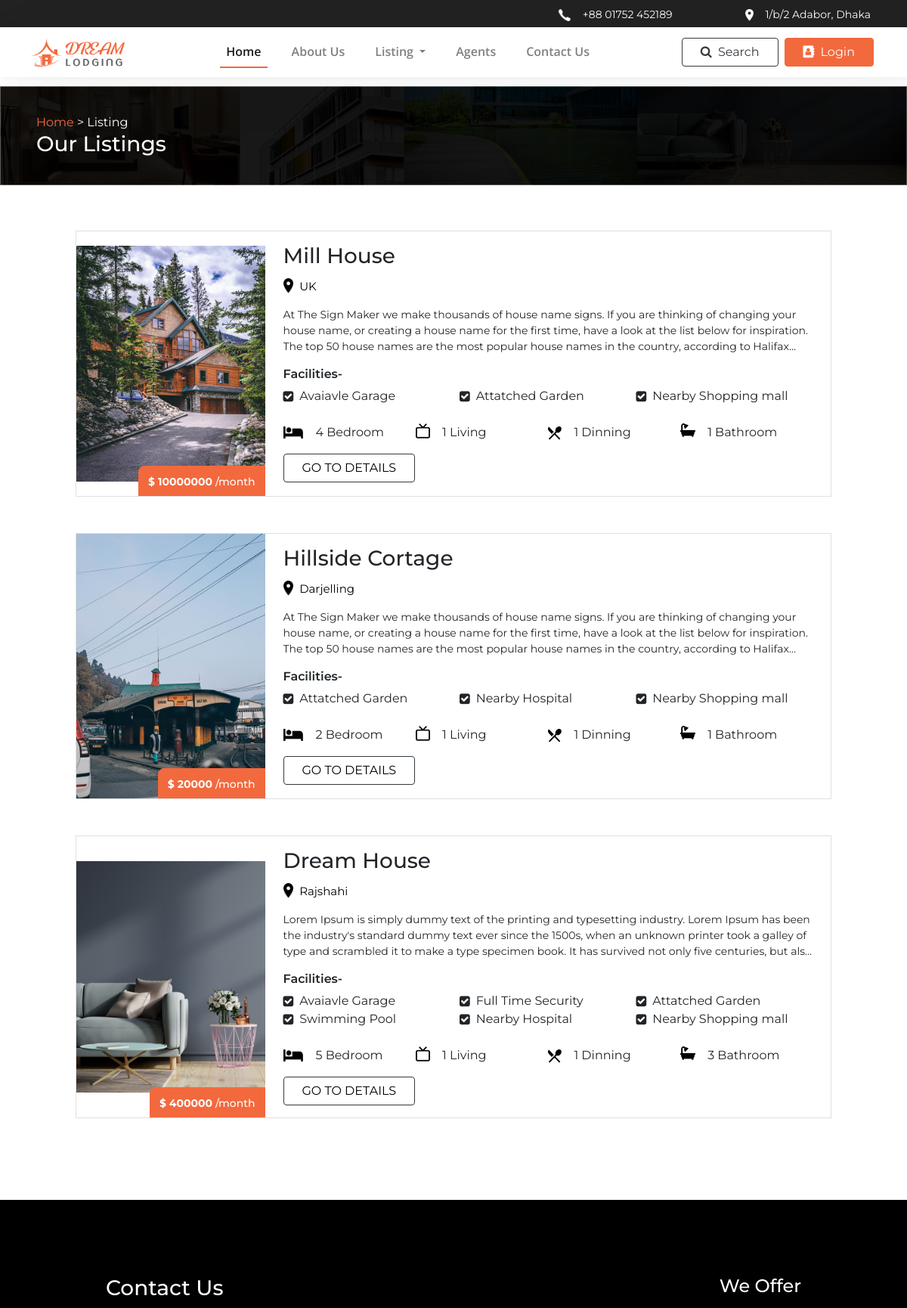
/listing/ (upper part), run on an earlier commit of the app's database.
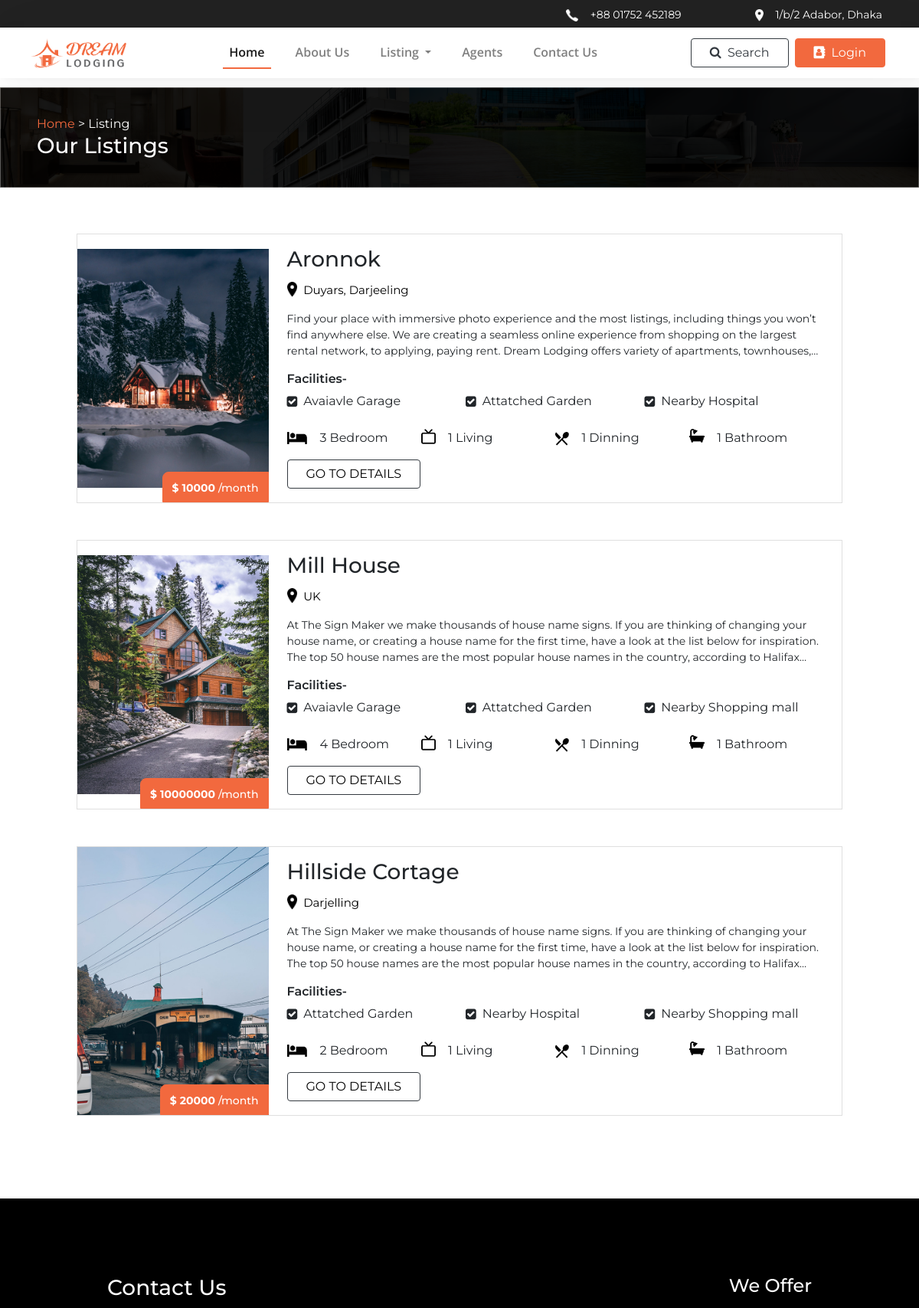
And on a later commit of the database.
### app/models.py (models this page shows, shortened)
class Apartment(models.Model):
    type=[
        ( 'Rent','Rent'),
        ( 'Sale','Sale'),
        ( 'Booked','Booked'),
    ]
    user = models.ManyToManyField(MyCustomUser, related_name='apartments')
    name = models.CharField(max_length=200, blank=True, null=True)
    type = models.CharField(max_length=20, choices=type, default='Rent')
    location =  models.CharField(max_length=200, blank=True, null=True)
    price = models.IntegerField()
    area = models.IntegerField()
    building_year = models.DateField()
    img = models.ImageField(upload_to ='apartment/')
    about = models.TextField()
    bedroom = models.IntegerField()
    living = models.IntegerField()
    dinning = models.IntegerField()
    bathroom = models.IntegerField()
    garage = models.BooleanField(default=False)
    watchman = models.BooleanField(default=False)
    garden = models.BooleanField(default=False)
    swimmingpool = models.BooleanField(default=False)
    hospital = models.BooleanField(default=False)
    shoppingmall = models.BooleanField(default=False)
    is_booked = models.BooleanField(default=False)

### app/views.py (the view)
# urls.py: path('listing/', listing, name='listing'),
def listing(request):
    context = {
        'apartments' : Apartment.objects.filter(is_booked=False).order_by('-id'),
    }
    return render(request, "app/listing.html", context)

### app/templates/app/listing.html
<!DOCTYPE html>
{% extends 'base.html' %}
{% load static %}
{% block content %}
<div class="container-fluid m-0 page_header p-5" style="background-image: url('{% static 'imgs/header_background.png' %}')">
    <p class="m-0">
        <a href="{% url 'app:index' %}" class="text-orange hover-white">Home</a>
        >
        <a href="#" class="text-white hover-white">Listing</a>
    </p>
    <h3>Our Listings</h3>
</div>
{% for i in apartments %}
    <div class="row mx-0 my-5 d-flex justify-content-center">
        <div class="listing_card col-xl-10 p-0">
            <div class="row m-0 d-flex justify-content-center">
                <div class="col-xl-3 listing_card_img p-0" style="background-image: url('{{ i.img.url }}')">
                    <button class="btn btn-orange listing_price_tag">
                        <div class="text-white col-xl-12 p-0 fw-700 info_row">
                            $ {{ i.price }}
                            <span class="fw-500">/month</span>
                        </div>
                    </button>
                </div>
                <div class="col-xl-9 px-4 py-3">
                    <h3>{{ i.name }}</h3>
                    <div class="row m-0 p-0 fw-400 text-black">
                        <img src="{% static 'icons/location_black.png' %}" class="mr-2 mt-1" style="height: 20px;">
                        <p class="mt-1 fs-15">{{ i.location }}</p>
                    </div>
                    <div class="fs-14 cut-text">
                        {{ i.about }}
                    </div>
                    <h6 class="fw-600 mt-3">
                        Facilities-
                    </h6>
                    <div class="row m-0">
                        {% if i.garage %}
                        <div class="col-xl-4 p-0">
                            <div class="row m-0">
                                <i class="fa fa-check-square mt-1 mr-2"></i>
                                Avaiavle Garage
                            </div>
                        </div>
                        {% endif %}
                        {% if i.watchman %}
                        <div class="col-xl-4 p-0">
                            <div class="row m-0">
                                <i class="fa fa-check-square mt-1 mr-2"></i>
                                Full Time Security
                            </div>
                        </div>
                        {% endif %}
                        {% if i.garden %}
                        <div class="col-xl-4 p-0">
                            <div class="row m-0">
                                <i class="fa fa-check-square mt-1 mr-2"></i>
                                Attatched Garden
                            </div>
                        </div>
                        {% endif %}
                        {% if i.swimmingpool %}
                        <div class="col-xl-4 p-0">
                            <div class="row m-0">
                                <i class="fa fa-check-square mt-1 mr-2"></i>
                                Swimming Pool
                            </div>
                        </div>
                        {% endif %}
                        {% if i.hospital %}
                        <div class="col-xl-4 p-0">
                            <div class="row m-0">
                                <i class="fa fa-check-square mt-1 mr-2"></i>
                                Nearby Hospital
                            </div>
                        </div>
                        {% endif %}
                        {% if i.shoppingmall %}
                        <div class="col-xl-4 p-0">
                            <div class="row m-0">
                                <i class="fa fa-check-square mt-1 mr-2"></i>
                                Nearby Shopping mall
                            </div>
                        </div>
                        {% endif %}
                    </div>
                    <div class="row mx-0 mt-4">
                        <div class="col-xl-3 p-0">
                            <div class="row m-0">
                                <img src="{% static 'icons/bedroom.png' %}" style="height: 16px;" class="mr-3 mt-1">
                                <p>{{ i.bedroom }} Bedroom</p>
                            </div>
                        </div>
                        <div class="col-xl-3 p-0">
                            <div class="row m-0">
                                <img src="{% static 'icons/living.png' %}" style="height: 20px;" class="mr-3">
                                <p>{{ i.living }} Living</p>
                            </div>
                        </div>
                        <div class="col-xl-3 p-0">
                            <div class="row m-0">
                                <img src="{% static 'icons/dinning.png' %}" style="height: 18px;" class="mr-3 mt-1">
                                <p>{{ i.dinning }} Dinning</p>
                            </div>
                        </div>
                        <div class="col-xl-3 p-0">
                            <div class="row m-0">
                                <img src="{% static 'icons/bathroom.png' %}" style="height: 18px;" class="mr-3">
                                <p>{{ i.bathroom }} Bathroom</p>
                            </div>
                        </div>
                    </div>
                    <a href="{% url 'app:apartment' pk=i.pk %}" class="btn btn-outline-dark text-black fw-400 px-4">GO TO DETAILS</a>
                </div>
            </div>
        </div>
    </div>
{% endfor %}
<div style="height: 60px;"></div>
{% endblock %}

### templates/base.html (shortened to what this page needs)
<!DOCTYPE html>
{% load static %}
<html lang="en" dir="ltr">
  <head>
  	<link rel="stylesheet" href="https://maxcdn.bootstrapcdn.com/bootstrap/4.5.0/css/bootstrap.min.css">
  	<link rel="stylesheet" href="https://cdnjs.cloudflare.com/ajax/libs/animate.css/4.0.0/animate.min.css"/>
    <link rel="stylesheet" href="https://cdn.jsdelivr.net/npm/swiper/swiper-bundle.min.css"/>
  	<link rel="stylesheet" href="https://cdnjs.cloudflare.com/ajax/libs/font-awesome/4.7.0/css/font-awesome.min.css">
  	<link rel="stylesheet" type="text/css" href="{% static 'style.css' %}">
  </head>
  <body>
    <div class="row m-0 top_nav" id="topnav">
		<div class="row m-0 ml-auto mr-5 pt-2 top_nav_ico_grp">
			<img src="{% static 'icons/ico_phone.png' %}" alt="" class="mt-1 mr-3 top_nav_ico">
			<p class="top_nav_text">+88 01752 452189</p>
		</div>
		<div class="row m-0 mx-5 pt-2 top_nav_ico_grp">
			<img src="{% static 'icons/ico_location.png' %}" alt="" class="mt-1 mr-3 top_nav_ico">
			<p class="top_nav_text">1/b/2 Adabor, Dhaka</p>
		</div>
    </div>
	<nav class="navbar navbar-expand-lg navbar-light bg-white sticky-top dream_nav px-4">
		<a class="navbar-brand" href="{% url 'app:index' %}">
			<img src="{% static 'icons/logo.png' %}" class="ml-3 navbar_logo">
		</a>
		<div class="collapse navbar-collapse" id="navbarSupportedContent">
			<ul class="navbar-nav m-auto">
				<li class="nav-item active">
					<a class="nav-link" href="{% url 'app:index' %}">Home <span class="sr-only">(current)</span></a>
				</li>
				<li class="nav-item">
					<a class="nav-link" href="{% url 'app:index' %}#about">About Us</a>
				</li>
				<li class="nav-item dropdown">
					<a class="nav-link dropdown-toggle" href="" id="navbarDropdown" role="button" data-toggle="dropdown" aria-haspopup="true" aria-expanded="false">
					Listing
					</a>
				</li>
				<li class="nav-item">
					<a class="nav-link" href="{% url 'app:agents' %}">Agents</a>
				</li>
				<li class="nav-item">
					<a class="nav-link" href="#contact">Contact Us</a>
				</li>
			</ul>
			<ul class="navbar-nav mr-3">
				{% if user.is_authenticated %}
					<div class="row m-0">
						<a href="{% url 'app:index' %}#topnav" class="my-2 px-3">
							<img src="{% static 'icons/nav_src.png' %}" class="nav_lgin_ico">
						</a>
						<a href="{% url 'app:profile' pk=user %}" class="my-2 px-3 nav_ico_brdr">
							<img src="{% static 'icons/nav_user.png' %}" class="nav_lgin_ico">
						</a>
						<a href="{% url 'app:notification' %}" class="my-2 px-3 nav_ico_brdr">
							<img src="{% static 'icons/nav_bell.png' %}" class="nav_lgin_ico">
						</a>
						<a href="{% url 'app:log_out_view' %}" class="my-2 px-3">
							<img src="{% static 'icons/nav_logout.png' %}" class="nav_lgin_ico">
						</a>
					</div>
				{% else %}
					<a href="{% url 'app:index' %}#topnav" class="btn btn-outline-dark my-2 px-4 my-sm-0 mx-1">
						<i class="fa fa-search pr-1"></i>
						Search
					</a>
					<button class="btn btn-orange my-2 px-4 my-sm-0 mx-1" data-toggle="modal" data-target="#loginModal">
						<i class="fa fa-address-book pr-1"></i>
						Login
					</button>
				{% endif %}
			</ul>
		</div>
	</nav>
    {% block content %}
    {% endblock %}
	<div class="row m-0 dream_footer d-flex justify-content-center" id="contact">
		<div class="col-xl-3 col-md-6 col-sm-8" style="min-height: 300px;">
			<h3>Contact Us</h3>
		</div>
		<div class="col-xl-4 footer_spacer" style="height: 250px;"></div>
		<div class="col-xl-3 col-md-6 col-sm-8" style="min-height: 250px;">
			<h4 class="text-right">We Offer</h4>
		</div>
	</div>
  </body>
</html>
<link rel="stylesheet" href="https://cdn.datatables.net/1.10.25/css/dataTables.bootstrap4.min.css">

### static/style.css (style rules this page uses)
body { font-family: 'Montserrat'; }
.text-orange { color: #F2693E; }
.text-white { color: white; }
.text-black { color: black; }
a { color: #289BE8; }
.btn-orange { color: #fff; background-color: #F2693E; border-color: #F2693E; }
.fw-400 { font-weight: 400; }
.fw-500 { font-weight: 500; }
.fw-600 { font-weight: 600; }
.fw-700 { font-weight: 700; }
.fs-14 { font-size: 14px; }
.fs-15 { font-size: 15px; }
.top_nav { background-color: #222; height: 36px; font-family: 'Montserrat'; }
.top_nav_ico_grp { height: 40px; }
.top_nav_ico { width: auto; height: 16px; }
.top_nav_text { color: white; font-size: 14px; margin-top: 1px; }
.dream_nav { box-shadow: 1px 1px 5.3px rgba(0, 0, 0, 0.02), 3.4px 3.4px 17.9px rgba(0, 0, 0, 0.03), 15px 15px 80px rgba(0, 0, 0, 0.05); }
.navbar_logo { max-height: 40px; width: auto; }
.nav-item { margin-left: 12px; margin-right: 12px; }
.nav-link { font-family: 'Open Sans'; font-size: 16px; font-weight: 600; color: black; }
.navbar-nav>.active { border-bottom: 2.5px solid #F2693E; }
.dream_footer { min-height: 375px; background-color: #000000; color: white; padding: 30px; padding-top: 100px; }
.page_header { height: 155px; background-size: 100% auto; background-position: center center; background-repeat: no-repeat; color: white; }
.listing_card { border: 0.5px solid #DFDFDF; padding: 5px; min-height: 350px; }
.listing_card_img { min-height: 350px; background-size: 100% auto; background-position: center center; background-repeat: no-repeat; }
.listing_price_tag { position: absolute; bottom: 0px; right: 0px; height: 40px; border-radius: 0px; border-top-left-radius: 8px; color: white; font-size: 14px; font-weight: 600; padding-top: 8px; }
.cut-text { overflow: hidden; text-overflow: ellipsis; display: -webkit-box; -webkit-line-clamp: 3; -webkit-box-orient: vertical; }

What changed in the data, as far as the page shows it:
removed Apartment: img (picture), price "400000", name "Dream House", location "Rajshahi", about "Lorem Ipsum is simply dummy text of the printing and typesetting industry. Lorem Ipsum has been the industry's standard dummy text ever since the 1500s, when an unknown printer took a galley of type and scrambled it to make a type specimen book. It has survived not only five centuries, but…", garage True (drawn), watchman True (drawn), garden True (drawn), swimmingpool True (drawn), hospital True (drawn), shoppingmall True (drawn), bedroom "5", living "1", dinning "1", bathroom "3"
added Apartment: img (picture), price "10000", name "Aronnok", location "Duyars, Darjeeling", about "Find your place with immersive photo experience and the most listings, including things you won’t find anywhere else. We are creating a seamless online experience from shopping on the largest rental network, to applying, paying rent. Dream Lodging offers variety of apartments,…", garage True (drawn), garden True (drawn), hospital True (drawn), bedroom "3", living "1", dinning "1", bathroom "1"
